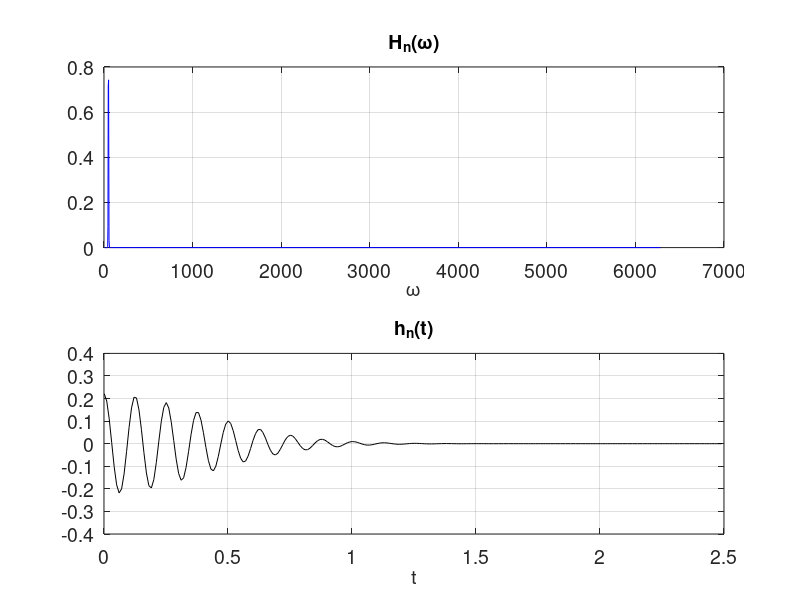

Write the MATLAB code that produced this figure.
% script to demonstrate some key multiple filter analysis and 
% frequency time analysis concepts 
% MFA - Dziewonski et al., (1969) BSSA
% FTAN - Levshin et al., (1972)
clear; close all; clc; 
T=0.001:0.01:2.5;    % period, (s)
f=1./T;           % frequency, (1/s)
omega=2*pi*f;    % angular frequency, (rad/s)

alpha=200;      % smoothing parameter

% ---window function----
omega_n=50;     % some center frequency 
Hn1=exp(-alpha*((omega-omega_n)./omega_n).^2);  % frequency-domain

Hn2=(sqrt(pi)*omega_n/(2*alpha)) * exp(-(omega_n^2*T.^2)/(4*alpha)) .* cos(omega_n*T);

%--- plot ---
figHandle=figure(1); clf
subplot(211)
plot(omega, Hn1, 'b-'); grid on; 
xlabel('\omega'); title('H_{n}(\omega)')
subplot(212)
plot(T, Hn2, 'k-'); grid on; 
xlabel('t'); title('h_{n}(t)')
set( findall( figHandle, '-property', 'FontSize' ), 'FontSize', 14 );




